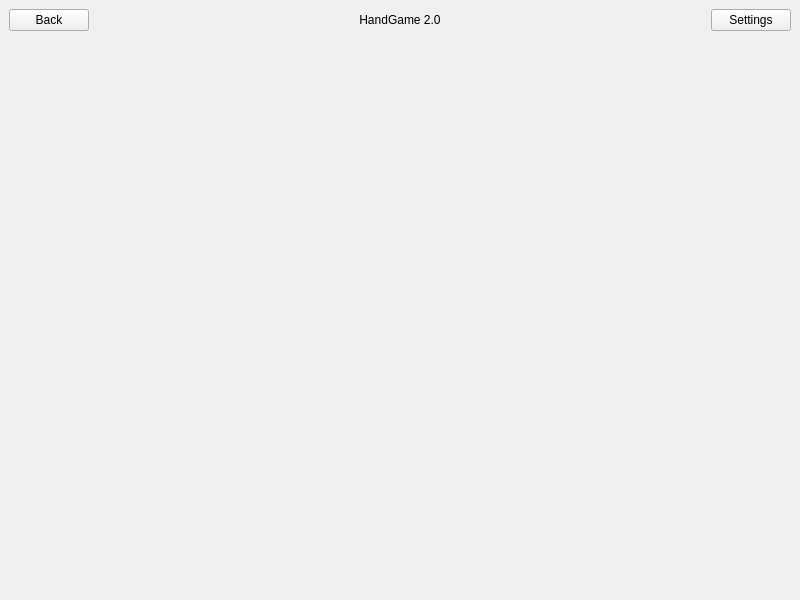
<?xml version="1.0" encoding="UTF-8"?>
<ui version="4.0">
 <class>MainWindow</class>
 <widget class="QMainWindow" name="MainWindow">
  <property name="geometry">
   <rect>
    <x>0</x>
    <y>0</y>
    <width>800</width>
    <height>600</height>
   </rect>
  </property>
  <property name="windowTitle">
   <string>MainWindow</string>
  </property>
  <widget class="QWidget" name="centralwidget">
   <layout class="QVBoxLayout" name="verticalLayout">
    <item>
     <layout class="QHBoxLayout" name="horizontalLayout">
      <item>
       <widget class="QPushButton" name="backButton">
        <property name="enabled">
         <bool>true</bool>
        </property>
        <property name="text">
         <string>Back</string>
        </property>
       </widget>
      </item>
      <item>
       <widget class="QLabel" name="screenTitle">
        <property name="enabled">
         <bool>true</bool>
        </property>
        <property name="sizePolicy">
         <sizepolicy hsizetype="Preferred" vsizetype="Preferred">
          <horstretch>1</horstretch>
          <verstretch>1</verstretch>
         </sizepolicy>
        </property>
        <property name="locale">
         <locale language="Polish" country="Poland"/>
        </property>
        <property name="text">
         <string>HandGame 2.0</string>
        </property>
        <property name="alignment">
         <set>Qt::AlignmentFlag::AlignCenter</set>
        </property>
       </widget>
      </item>
      <item>
       <widget class="QPushButton" name="settingsButton">
        <property name="enabled">
         <bool>true</bool>
        </property>
        <property name="text">
         <string>Settings</string>
        </property>
       </widget>
      </item>
     </layout>
    </item>
    <item>
     <widget class="QStackedWidget" name="stackedWidget">
      <property name="sizePolicy">
       <sizepolicy hsizetype="Expanding" vsizetype="Expanding">
        <horstretch>1</horstretch>
        <verstretch>1</verstretch>
       </sizepolicy>
      </property>
      <widget class="QWidget" name="page">
       <property name="sizePolicy">
        <sizepolicy hsizetype="Expanding" vsizetype="Preferred">
         <horstretch>1</horstretch>
         <verstretch>0</verstretch>
        </sizepolicy>
       </property>
      </widget>
      <widget class="QWidget" name="page_2">
       <property name="sizePolicy">
        <sizepolicy hsizetype="Expanding" vsizetype="Preferred">
         <horstretch>1</horstretch>
         <verstretch>0</verstretch>
        </sizepolicy>
       </property>
      </widget>
     </widget>
    </item>
   </layout>
  </widget>
 </widget>
 <resources/>
 <connections/>
</ui>
